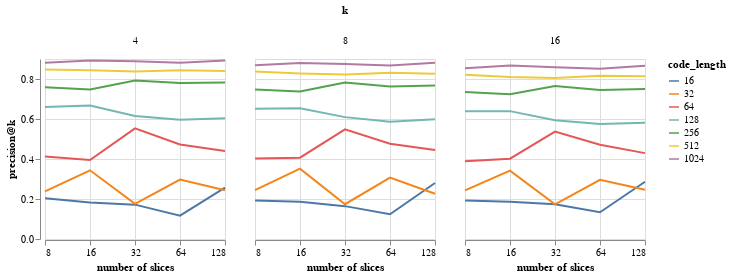

Write notebook code for a chart like this one.
### Code cell
data_alt = alt.Data(values=val_results)
alt.Chart(data_alt).mark_line().encode(
    alt.X('num_slices:Q', scale=alt.Scale(type='log', base=2), title='number of slices'),
    alt.Y('precision_k:Q', title='precision@k'),
    color='code_length:N'
).properties(
    width=180,
    height=180
).facet(
    column='k:N'
)

### Figure 1 — Vega-Lite specification as saved in the notebook (floating-point values rounded to 4 significant figures)
{"config": {"view": {"continuousWidth": 400, "continuousHeight": 300}}, "data": {"values": [{"dataset": "point_mnist", "k": 4, "num_slices": 8, "code_length": 16, "precision_k": 0.2043, "acc": 0.282}, {"dataset": "point_mnist", "k": 8, "num_slices": 8, "code_length": 16, "precision_k": 0.1926, "acc": 0.2385}, {"dataset": "point_mnist", "k": 16, "num_slices": 8, "code_length": 16, "precision_k": 0.1929, "acc": 0.2175}, {"dataset": "point_mnist", "k": 4, "num_slices": 8, "code_length": 32, "precision_k": 0.238, "acc": 0.2682}, {"dataset": "point_mnist", "k": 8, "num_slices": 8, "code_length": 32, "precision_k": 0.2445, "acc": 0.2863}, {"dataset": "point_mnist", "k": 16, "num_slices": 8, "code_length": 32, "precision_k": 0.243, "acc": 0.3277}, {"dataset": "point_mnist", "k": 4, "num_slices": 8, "code_length": 64, "precision_k": 0.4122, "acc": 0.4107}, {"dataset": "point_mnist", "k": 8, "num_slices": 8, "code_length": 64, "precision_k": 0.4021, "acc": 0.4683}, {"dataset": "point_mnist", "k": 16, "num_slices": 8, "code_length": 64, "precision_k": 0.3893, "acc": 0.4717}, {"dataset": "point_mnist", "k": 4, "num_slices": 8, "code_length": 128, "precision_k": 0.6598, "acc": 0.7125}, {"dataset": "point_mnist", "k": 8, "num_slices": 8, "code_length": 128, "precision_k": 0.6515, "acc": 0.7327}, {"dataset": "point_mnist", "k": 16, "num_slices": 8, "code_length": 128, "precision_k": 0.6389, "acc": 0.7397}, {"dataset": "point_mnist", "k": 4, "num_slices": 8, "code_length": 256, "precision_k": 0.7593, "acc": 0.8058}, {"dataset": "point_mnist", "k": 8, "num_slices": 8, "code_length": 256, "precision_k": 0.7473, "acc": 0.8162}, {"dataset": "point_mnist", "k": 16, "num_slices": 8, "code_length": 256, "precision_k": 0.7351, "acc": 0.8222}, {"dataset": "point_mnist", "k": 4, "num_slices": 8, "code_length": 512, "precision_k": 0.8474, "acc": 0.8825}, {"dataset": "point_mnist", "k": 8, "num_slices": 8, "code_length": 512, "precision_k": 0.8374, "acc": 0.8917}, {"dataset": "point_mnist", "k": 16, "num_slices": 8, "code_length": 512, "precision_k": 0.8212, "acc": 0.8867}, {"dataset": "point_mnist", "k": 4, "num_slices": 8, "code_length": 1024, "precision_k": 0.8807, "acc": 0.9087}, {"dataset": "point_mnist", "k": 8, "num_slices": 8, "code_length": 1024, "precision_k": 0.8689, "acc": 0.911}, {"dataset": "point_mnist", "k": 16, "num_slices": 8, "code_length": 1024, "precision_k": 0.8542, "acc": 0.9068}, {"dataset": "point_mnist", "k": 4, "num_slices": 16, "code_length": 16, "precision_k": 0.1822, "acc": 0.2053}, {"dataset": "point_mnist", "k": 8, "num_slices": 16, "code_length": 16, "precision_k": 0.1861, "acc": 0.213}, {"dataset": "point_mnist", "k": 16, "num_slices": 16, "code_length": 16, "precision_k": 0.1862, "acc": 0.2288}, {"dataset": "point_mnist", "k": 4, "num_slices": 16, "code_length": 32, "precision_k": 0.3434, "acc": 0.374}, {"dataset": "point_mnist", "k": 8, "num_slices": 16, "code_length": 32, "precision_k": 0.3517, "acc": 0.3832}, {"dataset": "point_mnist", "k": 16, "num_slices": 16, "code_length": 32, "precision_k": 0.342, "acc": 0.419}, {"dataset": "point_mnist", "k": 4, "num_slices": 16, "code_length": 64, "precision_k": 0.3947, "acc": 0.4297}, {"dataset": "point_mnist", "k": 8, "num_slices": 16, "code_length": 64, "precision_k": 0.4067, "acc": 0.4828}, {"dataset": "point_mnist", "k": 16, "num_slices": 16, "code_length": 64, "precision_k": 0.4015, "acc": 0.4962}, {"dataset": "point_mnist", "k": 4, "num_slices": 16, "code_length": 128, "precision_k": 0.6676, "acc": 0.7163}, {"dataset": "point_mnist", "k": 8, "num_slices": 16, "code_length": 128, "precision_k": 0.6541, "acc": 0.7353}, {"dataset": "point_mnist", "k": 16, "num_slices": 16, "code_length": 128, "precision_k": 0.6394, "acc": 0.7417}, {"dataset": "point_mnist", "k": 4, "num_slices": 16, "code_length": 256, "precision_k": 0.748, "acc": 0.7977}, {"dataset": "point_mnist", "k": 8, "num_slices": 16, "code_length": 256, "precision_k": 0.7377, "acc": 0.8115}, {"dataset": "point_mnist", "k": 16, "num_slices": 16, "code_length": 256, "precision_k": 0.7239, "acc": 0.8105}, {"dataset": "point_mnist", "k": 4, "num_slices": 16, "code_length": 512, "precision_k": 0.8433, "acc": 0.8815}, {"dataset": "point_mnist", "k": 8, "num_slices": 16, "code_length": 512, "precision_k": 0.828, "acc": 0.8865}, {"dataset": "point_mnist", "k": 16, "num_slices": 16, "code_length": 512, "precision_k": 0.8101, "acc": 0.8808}, {"dataset": "point_mnist", "k": 4, "num_slices": 16, "code_length": 1024, "precision_k": 0.8919, "acc": 0.9193}, {"dataset": "point_mnist", "k": 8, "num_slices": 16, "code_length": 1024, "precision_k": 0.8805, "acc": 0.9203}, {"dataset": "point_mnist", "k": 16, "num_slices": 16, "code_length": 1024, "precision_k": 0.8669, "acc": 0.9168}, {"dataset": "point_mnist", "k": 4, "num_slices": 32, "code_length": 16, "precision_k": 0.1718, "acc": 0.1818}, {"dataset": "point_mnist", "k": 8, "num_slices": 32, "code_length": 16, "precision_k": 0.1643, "acc": 0.179}, {"dataset": "point_mnist", "k": 16, "num_slices": 32, "code_length": 16, "precision_k": 0.1737, "acc": 0.2092}, {"dataset": "point_mnist", "k": 4, "num_slices": 32, "code_length": 32, "precision_k": 0.1756, "acc": 0.1928}, {"dataset": "point_mnist", "k": 8, "num_slices": 32, "code_length": 32, "precision_k": 0.174, "acc": 0.2143}, {"dataset": "point_mnist", "k": 16, "num_slices": 32, "code_length": 32, "precision_k": 0.1735, "acc": 0.1665}, {"dataset": "point_mnist", "k": 4, "num_slices": 32, "code_length": 64, "precision_k": 0.5529, "acc": 0.6145}, {"dataset": "point_mnist", "k": 8, "num_slices": 32, "code_length": 64, "precision_k": 0.548, "acc": 0.6322}, {"dataset": "point_mnist", "k": 16, "num_slices": 32, "code_length": 64, "precision_k": 0.5368, "acc": 0.6443}, {"dataset": "point_mnist", "k": 4, "num_slices": 32, "code_length": 128, "precision_k": 0.6146, "acc": 0.6795}, {"dataset": "point_mnist", "k": 8, "num_slices": 32, "code_length": 128, "precision_k": 0.6094, "acc": 0.7033}, {"dataset": "point_mnist", "k": 16, "num_slices": 32, "code_length": 128, "precision_k": 0.594, "acc": 0.7045}, {"dataset": "point_mnist", "k": 4, "num_slices": 32, "code_length": 256, "precision_k": 0.7927, "acc": 0.8377}, {"dataset": "point_mnist", "k": 8, "num_slices": 32, "code_length": 256, "precision_k": 0.7819, "acc": 0.8462}, {"dataset": "point_mnist", "k": 16, "num_slices": 32, "code_length": 256, "precision_k": 0.7653, "acc": 0.8433}, {"dataset": "point_mnist", "k": 4, "num_slices": 32, "code_length": 512, "precision_k": 0.8377, "acc": 0.8775}, {"dataset": "point_mnist", "k": 8, "num_slices": 32, "code_length": 512, "precision_k": 0.823, "acc": 0.8795}, {"dataset": "point_mnist", "k": 16, "num_slices": 32, "code_length": 512, "precision_k": 0.8049, "acc": 0.878}, {"dataset": "point_mnist", "k": 4, "num_slices": 32, "code_length": 1024, "precision_k": 0.889, "acc": 0.9228}, {"dataset": "point_mnist", "k": 8, "num_slices": 32, "code_length": 1024, "precision_k": 0.8754, "acc": 0.925}, {"dataset": "point_mnist", "k": 16, "num_slices": 32, "code_length": 1024, "precision_k": 0.8589, "acc": 0.9163}, {"dataset": "point_mnist", "k": 4, "num_slices": 64, "code_length": 16, "precision_k": 0.1169, "acc": 0.09867}, {"dataset": "point_mnist", "k": 8, "num_slices": 64, "code_length": 16, "precision_k": 0.1235, "acc": 0.1655}, {"dataset": "point_mnist", "k": 16, "num_slices": 64, "code_length": 16, "precision_k": 0.1334, "acc": 0.1665}, {"dataset": "point_mnist", "k": 4, "num_slices": 64, "code_length": 32, "precision_k": 0.2973, "acc": 0.3658}, {"dataset": "point_mnist", "k": 8, "num_slices": 64, "code_length": 32, "precision_k": 0.3068, "acc": 0.3728}, {"dataset": "point_mnist", "k": 16, "num_slices": 64, "code_length": 32, "precision_k": 0.2961, "acc": 0.3653}, {"dataset": "point_mnist", "k": 4, "num_slices": 64, "code_length": 64, "precision_k": 0.4725, "acc": 0.5328}, {"dataset": "point_mnist", "k": 8, "num_slices": 64, "code_length": 64, "precision_k": 0.4763, "acc": 0.5445}, {"dataset": "point_mnist", "k": 16, "num_slices": 64, "code_length": 64, "precision_k": 0.4716, "acc": 0.5643}, {"dataset": "point_mnist", "k": 4, "num_slices": 64, "code_length": 128, "precision_k": 0.5957, "acc": 0.6638}, {"dataset": "point_mnist", "k": 8, "num_slices": 64, "code_length": 128, "precision_k": 0.586, "acc": 0.6667}, {"dataset": "point_mnist", "k": 16, "num_slices": 64, "code_length": 128, "precision_k": 0.5751, "acc": 0.6688}, {"dataset": "point_mnist", "k": 4, "num_slices": 64, "code_length": 256, "precision_k": 0.7794, "acc": 0.8272}, {"dataset": "point_mnist", "k": 8, "num_slices": 64, "code_length": 256, "precision_k": 0.7625, "acc": 0.8315}, {"dataset": "point_mnist", "k": 16, "num_slices": 64, "code_length": 256, "precision_k": 0.7447, "acc": 0.8308}, {"dataset": "point_mnist", "k": 4, "num_slices": 64, "code_length": 512, "precision_k": 0.8435, "acc": 0.8763}, {"dataset": "point_mnist", "k": 8, "num_slices": 64, "code_length": 512, "precision_k": 0.8314, "acc": 0.8852}, {"dataset": "point_mnist", "k": 16, "num_slices": 64, "code_length": 512, "precision_k": 0.8162, "acc": 0.8835}, {"dataset": "point_mnist", "k": 4, "num_slices": 64, "code_length": 1024, "precision_k": 0.8818, "acc": 0.9115}, {"dataset": "point_mnist", "k": 8, "num_slices": 64, "code_length": 1024, "precision_k": 0.868, "acc": 0.9115}, {"dataset": "point_mnist", "k": 16, "num_slices": 64, "code_length": 1024, "precision_k": 0.8518, "acc": 0.9095}, {"dataset": "point_mnist", "k": 4, "num_slices": 128, "code_length": 16, "precision_k": 0.2568, "acc": 0.3487}, {"dataset": "point_mnist", "k": 8, "num_slices": 128, "code_length": 16, "precision_k": 0.2798, "acc": 0.3395}, {"dataset": "point_mnist", "k": 16, "num_slices": 128, "code_length": 16, "precision_k": 0.2864, "acc": 0.389}, {"dataset": "point_mnist", "k": 4, "num_slices": 128, "code_length": 32, "precision_k": 0.2439, "acc": 0.2797}, {"dataset": "point_mnist", "k": 8, "num_slices": 128, "code_length": 32, "precision_k": 0.2261, "acc": 0.2768}, {"dataset": "point_mnist", "k": 16, "num_slices": 128, "code_length": 32, "precision_k": 0.2463, "acc": 0.3463}, {"dataset": "point_mnist", "k": 4, "num_slices": 128, "code_length": 64, "precision_k": 0.4402, "acc": 0.5088}, {"dataset": "point_mnist", "k": 8, "num_slices": 128, "code_length": 64, "precision_k": 0.445, "acc": 0.5308}, {"dataset": "point_mnist", "k": 16, "num_slices": 128, "code_length": 64, "precision_k": 0.4294, "acc": 0.5475}, {"dataset": "point_mnist", "k": 4, "num_slices": 128, "code_length": 128, "precision_k": 0.6038, "acc": 0.663}, {"dataset": "point_mnist", "k": 8, "num_slices": 128, "code_length": 128, "precision_k": 0.5983, "acc": 0.6897}, {"dataset": "point_mnist", "k": 16, "num_slices": 128, "code_length": 128, "precision_k": 0.5815, "acc": 0.6868}, {"dataset": "point_mnist", "k": 4, "num_slices": 128, "code_length": 256, "precision_k": 0.7825, "acc": 0.8307}, {"dataset": "point_mnist", "k": 8, "num_slices": 128, "code_length": 256, "precision_k": 0.768, "acc": 0.8393}, {"dataset": "point_mnist", "k": 16, "num_slices": 128, "code_length": 256, "precision_k": 0.75, "acc": 0.837}, {"dataset": "point_mnist", "k": 4, "num_slices": 128, "code_length": 512, "precision_k": 0.8404, "acc": 0.8775}, {"dataset": "point_mnist", "k": 8, "num_slices": 128, "code_length": 512, "precision_k": 0.8264, "acc": 0.8825}, {"dataset": "point_mnist", "k": 16, "num_slices": 128, "code_length": 512, "precision_k": 0.8134, "acc": 0.8848}, {"dataset": "point_mnist", "k": 4, "num_slices": 128, "code_length": 1024, "precision_k": 0.892, "acc": 0.9218}, {"dataset": "point_mnist", "k": 8, "num_slices": 128, "code_length": 1024, "precision_k": 0.8817, "acc": 0.923}, {"dataset": "point_mnist", "k": 16, "num_slices": 128, "code_length": 1024, "precision_k": 0.8668, "acc": 0.9158}]}, "facet": {"column": {"type": "nominal", "field": "k"}}, "spec": {"mark": "line", "encoding": {"color": {"type": "nominal", "field": "code_length"}, "x": {"type": "quantitative", "field": "num_slices", "scale": {"base": 2, "type": "log"}, "title": "number of slices"}, "y": {"type": "quantitative", "field": "precision_k", "title": "precision@k"}}, "height": 180, "width": 180}, "$schema": "https://vega.github.io/schema/vega-lite/v4.8.1.json"}
